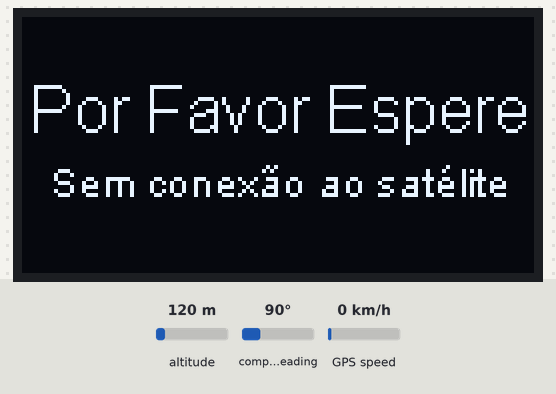
The sketch below on a simulated Arduino Uno, built with avr-gcc and run on an emulated ATmega328P. On the bench: 128×64 one-colour display. The test bench sets the inputs (shaded band); at power-on: compass heading 90°, GPS speed 0 km/h, altitude 120 m. The GPS gets a fix after 3 s at 37.7749, -122.4194 with 8 satellites.

Above: at 1.6 s.
1.7 s: compass heading set to 7°
6.1 s: GPS speed set to 2 km/h
At 7.8 s:
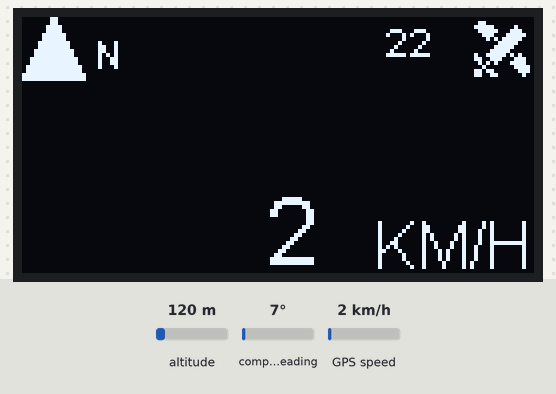
8.6 s: compass heading set to 90°
At 10.3 s:
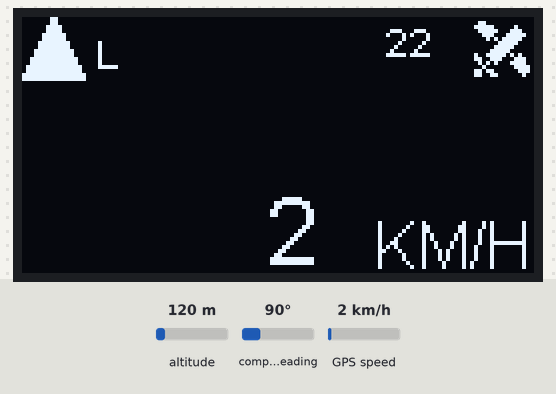
10.6 s: GPS speed set to 30 km/h
At 11.7 s:
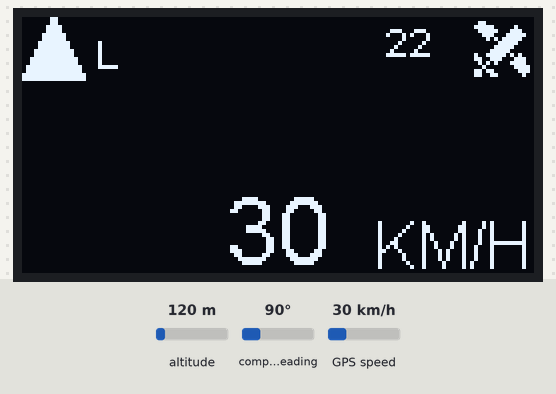
Timing chart, 0 to 13.6 s (numbered marks = the images above; inputs shaded):
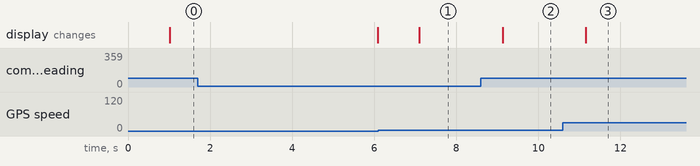

The sketch:

Velocimetro_GPS_Teste.ino
```cpp
#import "components.h"
//----------------------------------------SPEED FUNCTION----------------------------------------//
void speedometer() {
  String gps_speed = String(gps.speed.kmph(), 0);
  display.setFont(ArialMT_Plain_24);
  display.setTextAlignment(TEXT_ALIGN_CENTER);
  display.drawString(64, 40, gps_speed);

  // KM/H PRINT
  display.setFont(ArialMT_Plain_16);
  display.setTextAlignment(TEXT_ALIGN_RIGHT);
  display.drawString(128, 48, "KM/H");
}
//----------------------------------------SATELLITES FUNCTION----------------------------------------//
// 'icon_satellite', 16x16px
const unsigned char bitmap_icon_satellite [] PROGMEM = {
	0x00, 0x00, 0x0c, 0x00, 0x3e, 0x08, 0x7c, 0x1c, 0x38, 0x3e, 0x50, 0x1f, 0x80, 0x0f, 0xc0, 0x07,
	0xe0, 0x03, 0xf2, 0x15, 0xe6, 0x38, 0x54, 0x3c, 0x08, 0x78, 0x36, 0x70, 0x66, 0x20, 0x00, 0x00
};

void satellites() {
  if (gps.satellites.isValid()) {
    String satellites = String(gps.satellites.value(), 3);
    display.drawXbm(112, 0, 16, 16, bitmap_icon_satellite);
    display.setFont(ArialMT_Plain_10);
    display.setTextAlignment(TEXT_ALIGN_LEFT);
    display.drawString(91,0,satellites);
  } else {
    display.drawXbm(112, 0, 16, 16, bitmap_icon_satellite);
  }
}
//----------------------------------------ALTITUDE----------------------------------------//
void altitude() {
  if (gps.altitude.isValid()) {
    String altitude = String(gps.altitude.meters(), 2);
    display.setFont(ArialMT_Plain_10);
    display.setTextAlignment(TEXT_ALIGN_LEFT);
    display.drawString(0,22,"ALT:");
    display.setTextAlignment(TEXT_ALIGN_LEFT);
    display.setFont(ArialMT_Plain_10);
    display.drawString(25,22, altitude+" m");
  } else {
    display.setFont(ArialMT_Plain_10);
    display.setTextAlignment(TEXT_ALIGN_LEFT);
    display.drawString(0,22,"ALT: X");
  }
}
//----------------------------------------COG----------------------------------------//
void course_over_ground() {
  if (gps.course.isValid()) {
    String cog = String(gps.course.deg(), 2);
    display.setFont(ArialMT_Plain_10);
    display.setTextAlignment(TEXT_ALIGN_RIGHT);
    display.drawString(0,22,"COG:");
    display.setTextAlignment(TEXT_ALIGN_RIGHT);
    display.setFont(ArialMT_Plain_10);
    display.drawString(35,22, cog+"º");

    //LATITIDE AND LONGITUDE SERIAL PRINT//
    Serial.print("COG: "+cog+"º");
    Serial.print("");
    Serial.println("------------------------------------------");
    Serial.print("");
  } else {
    display.setFont(ArialMT_Plain_10);
    display.setTextAlignment(TEXT_ALIGN_RIGHT);
    display.drawString(0,22,"COG: X");
  }
}
//----------------------------------------CARDINAL----------------------------------------//
// 'cardinal_nosignal', 16x16px
const unsigned char bitmap_cardinal_nosignal [] PROGMEM = {
	0x80, 0x01, 0x80, 0x01, 0x40, 0x02, 0x40, 0x02, 0x20, 0x04, 0x20, 0x04, 0x10, 0x08, 0x10, 0x08,
	0x08, 0x10, 0x08, 0x10, 0x04, 0x20, 0x04, 0x20, 0x02, 0x40, 0x02, 0x40, 0x01, 0x80, 0xff, 0xff
};
// 'cardinal_signal', 16x16px
const unsigned char bitmap_cardinal_signal [] PROGMEM = {
	0x80, 0x01, 0x80, 0x01, 0xc0, 0x03, 0xc0, 0x03, 0xe0, 0x07, 0xe0, 0x07, 0xf0, 0x0f, 0xf0, 0x0f,
	0xf8, 0x1f, 0xf8, 0x1f, 0xfc, 0x3f, 0xfc, 0x3f, 0xfe, 0x7f, 0xfe, 0x7f, 0xff, 0xff, 0xff, 0xff
};

String cardinal(double azimuth) {
  if (azimuth >= 0 && azimuth < 360) {
    String directions[] = {"N", "NE", "L", "SE", "S", "SO", "O", "NO", "N"};
    int index = int((azimuth + 22.5) / 45) % 8;
    return directions[index];
  } else {
    return "";
  }
}
void cardinal() {
  if (gps.course.isValid()) {
    double azimuth = gps.course.deg();
    String cardinal_direction = cardinal(azimuth);
    display.setFont(ArialMT_Plain_10);
    display.setTextAlignment(TEXT_ALIGN_LEFT);
    display.drawXbm(0, 0,16,16,bitmap_cardinal_signal);
    display.setFont(ArialMT_Plain_10);
    display.setTextAlignment(TEXT_ALIGN_LEFT);
    display.drawString(18, 3, cardinal_direction);
  } else {
    display.setFont(ArialMT_Plain_10);
    display.setTextAlignment(TEXT_ALIGN_LEFT);
    display.drawXbm(0, 0, 16, 16, bitmap_cardinal_nosignal);
  }
}
//----------------------------------------LATITUDE AND LONGITUDE FUNCTION----------------------------------------//
void altitude_longitude() {

  //LATITUDE//
  double latitude = gps.location.lat();
  int degreesLat = (int)latitude;
  double minutesLat = (-1)*((latitude - degreesLat) * 60);
  int secondsLat = ((minutesLat - (int)minutesLat) * 60);
  String latitudeSTR = String(degreesLat) + "°" + String((int)minutesLat) + "'" + String(secondsLat) + "\"";
  display.setFont(ArialMT_Plain_10);
  display.setTextAlignment(TEXT_ALIGN_LEFT);
  display.drawString(0,0,"LAT:");
  display.setFont(ArialMT_Plain_10);
  display.setTextAlignment(TEXT_ALIGN_LEFT);
  display.drawString(25,0,latitudeSTR);

  //LONGITUDE//
  double longitude = gps.location.lng();
  int degreesLong = (int)longitude;
  double minutesLong = (-1)*((longitude - degreesLong) * 60);
  int secondsLong = ((minutesLong - (int)minutesLong) * 60);
  String longitudeSTR = String(degreesLong) + "°" + String((int)minutesLong) + "'" + String(secondsLong) + "\"";
  display.setFont(ArialMT_Plain_10);
  display.setTextAlignment(TEXT_ALIGN_LEFT);
  display.drawString(0,12,"LNG:");
  display.setFont(ArialMT_Plain_10);
  display.setTextAlignment(TEXT_ALIGN_LEFT);
  display.drawString(25,12,longitudeSTR);

  //LATITIDE AND LONGITUDE SERIAL PRINT//
  Serial.print("Latitude: "+latitudeSTR);
  Serial.println(" Longitude: "+longitudeSTR);
  Serial.print("");
  Serial.println("------------------------------------------");
  Serial.print("");
}
//----------------------------------------SETUP----------------------------------------//
void setup() {
  Serial.begin(115200);                                                                     // Serial initialization 115200 baund rate
  ss.begin(9600);                                                                           // GPS initialization 9600 baund rate

  if (!display.init())                                                                      // If display does not detect will print a serial menssage
  {
    Serial.println(F("Check Wiring!"));
    Serial.print(F("Display not allocated"));
    for (;;);
  }
  display.clear();                                                                          // Clear the display
  display.init();                                                                           // Display initialization
  display.flipScreenVertically();
}
//----------------------------------------LOOP----------------------------------------//
void loop() {
  boolean newData = false;                                                                  // Variable to indicate if a newdata was inserted
  for (unsigned long start = millis(); millis() - start < 1000;)
  {
    while (ss.available())
    {
      if (gps.encode(ss.read()))
      {
        newData = true;
      }
    }
  }
  if (gps.speed.isValid()) {

      speedometer();
      satellites();
      cardinal();
      //course_over_ground();
      //faltitude();
      //altitude_longitude();

      display.display();
      //delay(500);                                                                         // Delay test
      display.clear();
    }
     else {                                                                                 //If the speed isnt avaible will show a message
       display.setFont(ArialMT_Plain_16);
       display.setTextAlignment(TEXT_ALIGN_CENTER_BOTH);
       display.drawString(64, 23, "Por Favor Espere");
       display.setFont(ArialMT_Plain_10);
       display.drawString(64, 41, "Sem conexão ao satélite");

       display.display();
       delay(1500);
       display.clear();
     }
  }
```

components.h
```cpp
#ifndef COMPONENTS_H
#define COMPONENTS_H
//----------------------------------------LIBRARIES----------------------------------------//
#include <TinyGPSPlus.h>                                                                      // Library for parsing NMEA data from GPS modules.
#include <SoftwareSerial.h>                                                                   // Library for creating software serial communication ports.
#include <Wire.h>                                                                             // Library for I2C communication.
#include "SH1106Wire.h"                                                                       // Display SH1106 - 1.3 Inches  <switch to #include "SSD1306Wire.h" if you are using a SSD1306 128x64 display>.
#include "OLEDDisplayUi.h"                                                                    // Library for UI elements.
//----------------------------------------OBJECTS----------------------------------------//
TinyGPSPlus gps;                                                                              // The TinyGPSPlus object.
SoftwareSerial ss(2, 0);                                                                      // RXPin 2, TXPin 0 = The serial connection to the GPS device.
SH1106Wire display(0x3c, SDA, SCL);                                                           // Display object (ADDRESS, SDA(D2), SCL(D1)) <switch to 'SSD1306Wire display(0x3c, SDA, SCL);' if you are using a SSD1306 128x64 display>.
OLEDDisplayUi ui(&display);                                                                   // UI object.
#define GPSBaud = 9600;                                                                       // This GPS module have a 9600 baud rate.
//----------------------------------------BUTTONS----------------------------------------//
const byte BUT_1 = 12;                                                                        // Port D6.
const byte BUT_2 = 13;                                                                        // Port D7.
const byte BUT_3 = 15;                                                                        // Port D8.

void previous() {
  pinMode(BUT_1, INPUT_PULLUP);
  if (digitalRead(BUT_1) == LOW) {
    display.clear();
    ui.previousFrame();
    ui.update();
  }
}

void next() {
  pinMode(BUT_2, INPUT_PULLUP);
  if (digitalRead(BUT_2) == LOW) {
    display.clear();
    ui.nextFrame();
    ui.update();
  }
}

void select() {
  pinMode(BUT_3, INPUT_PULLUP);
  if (digitalRead(BUT_3) == LOW) {
    display.clear();
    ui.update();
  }
}
//----------------------------------------END----------------------------------------//
#endif
```

Measured:
- after the input at 6.1 s, the display: changes after 1.0 s (image 1)
- after the input at 8.6 s, the display: changes after 0.53 s (image 2)
- after the input at 10.6 s, the display: changes after 0.56 s (image 3)
